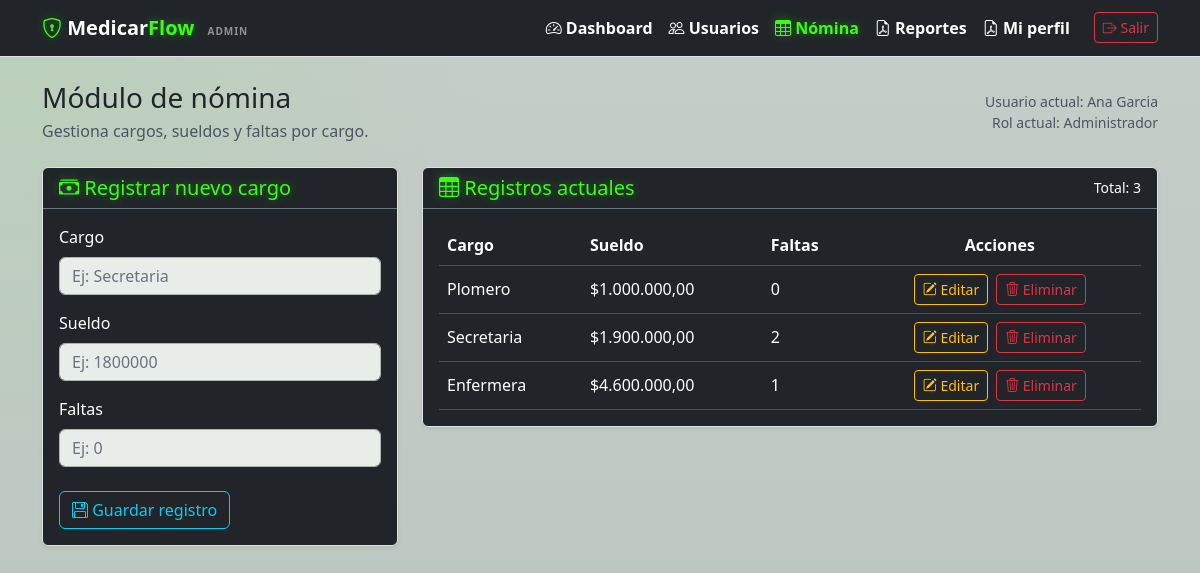
/public/nomina.php (signed in), run on the app's committed database.
### tables this page shows
CREATE TABLE `nomina_pers` (
  `id_nom` int(11) NOT NULL,
  `cargo` varchar(50) DEFAULT NULL,
  `sueldo` decimal(10,2) DEFAULT NULL,
  `faltas` int(11) DEFAULT NULL
);

### app/controllers/NominaController.php (called while the page is built, shortened)
<?php
require_once __DIR__ . '/../models/Nomina.php';
class NominaController
{
    private function getViewPath()
    {
        return (int) $_SESSION['rol'] === 1
            ? __DIR__ . '/../views/admin/nomina.php'
            : __DIR__ . '/../views/oper/nomina.php';
    }
    public function index()
    {
        $nominas = Nomina::all();
        include $this->getViewPath();
    }
}

### app/models/Nomina.php (called while the page is built, shortened)
<?php
require_once __DIR__ . '/../../config/db.php';
class Nomina
{
    public static function all()
    {
        global $pdo;
        $stmt = $pdo->query("
            SELECT id_nom, cargo, sueldo, faltas
            FROM nomina_pers
            ORDER BY id_nom DESC
        ");
        return $stmt->fetchAll(PDO::FETCH_ASSOC);
    }
}

### app/views/components/nomina.php (the view, shortened to what this page needs)
<?php
$usuarioEsAdmin = (int) ($_SESSION['rol'] ?? 0) === 1;
$registroEnEdicion = isset($editingNomina) && is_array($editingNomina);
$accionFormulario = $registroEnEdicion
    ? '/medicarflow/public/nomina.php?action=update'
    : '/medicarflow/public/nomina.php?action=store';
$tituloFormulario = $registroEnEdicion ? 'Editar registro de nómina' : 'Registrar nuevo cargo';
$textoBotonGuardar = $registroEnEdicion ? 'Actualizar registro' : 'Guardar registro';
?>
<main class="container py-4">
    <div class="d-flex flex-column flex-lg-row justify-content-between align-items-lg-center gap-3 mb-4">
        <div>
            <h1 class="h3 mb-1 text-dark">Módulo de nómina</h1>
            <p class="text-soft-dark mb-0">
                Gestiona cargos, sueldos y faltas por cargo.
            </p>
        </div>
        <div class="text-lg-end text-soft-dark small">
            <div>Usuario actual: <?= htmlspecialchars($_SESSION['nombre'] ?? 'Usuario', ENT_QUOTES, 'UTF-8') ?></div>
            <div>Rol actual: <?= $usuarioEsAdmin ? 'Administrador' : 'Operativo' ?></div>
        </div>
    </div>
    <div class="row g-4">
        <div class="col-12 col-xl-4">
            <div class="card bg-dark text-white border border-neon shadow-sm h-100">
                <div class="card-header border-bottom border-secondary">
                    <h2 class="h5 mb-0 text-neon">
                        <i class="bi bi-cash-stack text-neon"></i>
                        <?= $tituloFormulario ?>
                    </h2>
                </div>
                <div class="card-body">
                    <form action="<?= $accionFormulario ?>" method="POST" novalidate data-nomina-form>
                        <div class="mb-3">
                            <label for="cargo" class="form-label">Cargo</label>
                            <input
                                type="text"
                                id="cargo"
                                name="cargo"
                                class="form-control"
                                maxlength="50"
                                value="<?= htmlspecialchars($registroEnEdicion ? $editingNomina['cargo'] : '', ENT_QUOTES, 'UTF-8') ?>"
                                placeholder="Ej: Secretaria"
                                required
                            >
                        </div>
                        <div class="mb-3">
                            <label for="sueldo" class="form-label">Sueldo</label>
                            <input
                                type="number"
                                id="sueldo"
                                name="sueldo"
                                class="form-control"
                                min="0"
                                step="0.01"
                                value="<?= htmlspecialchars($registroEnEdicion ? (string) $editingNomina['sueldo'] : '', ENT_QUOTES, 'UTF-8') ?>"
                                placeholder="Ej: 1800000"
                                required
                            >
                        </div>
                        <div class="mb-4">
                            <label for="faltas" class="form-label">Faltas</label>
                            <input
                                type="number"
                                id="faltas"
                                name="faltas"
                                class="form-control"
                                min="0"
                                step="1"
                                value="<?= htmlspecialchars($registroEnEdicion ? (string) $editingNomina['faltas'] : '', ENT_QUOTES, 'UTF-8') ?>"
                                placeholder="Ej: 0"
                                required
                            >
                        </div>
                        <div class="d-flex gap-2 flex-wrap">
                            <button type="submit" class="btn btn-outline-info">
                                <i class="bi bi-floppy"></i>
                                <?= $textoBotonGuardar ?>
                            </button>
                        </div>
                    </form>
                </div>
            </div>
        </div>
        <div class="col-12 col-xl-8">
            <div class="card bg-dark text-white border border-neon shadow-sm">
                <div class="card-header border-bottom border-secondary d-flex justify-content-between align-items-center flex-wrap gap-2">
                    <h2 class="h5 mb-0 text-neon">
                        <i class="bi bi-table text-neon"></i>
                        Registros actuales
                    </h2>
                    <span class="text-white small">
                        Total: <?= count($nominas) ?>
                    </span>
                </div>
                <div class="card-body">
                    <div class="table-responsive">
                        <table class="table table-dark table-hover align-middle mb-0">
                            <thead>
                                <tr>
                                    <th>Cargo</th>
                                    <th>Sueldo</th>
                                    <th>Faltas</th>
                                    <th class="text-center">Acciones</th>
                                </tr>
                            </thead>
                            <tbody>
                                <?php if (empty($nominas)): ?>
                                    <tr>
                                        <td colspan="4" class="text-center text-white-50 py-4">
                                            No hay registros de nómina disponibles.
                                        </td>
                                    </tr>
                                <?php else: ?>
                                    <?php foreach ($nominas as $registroNomina): ?>
                                        <tr>
                                            <td><?= htmlspecialchars($registroNomina['cargo'], ENT_QUOTES, 'UTF-8') ?></td>
                                            <td>$<?= number_format((float) $registroNomina['sueldo'], 2, ',', '.') ?></td>
                                            <td><?= (int) $registroNomina['faltas'] ?></td>
                                            <td class="text-center">
                                                <div class="d-flex justify-content-center gap-2 flex-wrap">
                                                    <a href="/medicarflow/public/nomina.php?edit=<?= (int) $registroNomina['id_nom'] ?>" class="btn btn-sm btn-outline-warning">
                                                        <i class="bi bi-pencil-square"></i>
                                                        Editar
                                                    </a>
                                                    <?php if ($usuarioEsAdmin): ?>
                                                        <form action="/medicarflow/public/nomina.php?action=delete" method="POST" class="m-0" data-delete-form>
                                                            <button type="submit" class="btn btn-sm btn-outline-danger">
                                                                <i class="bi bi-trash3"></i>
                                                                Eliminar
                                                            </button>
                                                        </form>
                                                    <?php endif; ?>
                                                </div>
                                            </td>
                                        </tr>
                                    <?php endforeach; ?>
                                <?php endif; ?>
                            </tbody>
                        </table>
                    </div>
                </div>
            </div>
        </div>
    </div>
</main>

### public/assets/css/globals/base.css (style rules this page uses)
:root { --neon-green: #39FF14; --dark-blue: #062b4f; --neon-shadow: 0 0 10px rgba(57, 255, 20, 0.4); }
.text-neon { color: var(--neon-green) !important; text-shadow: var(--neon-shadow); }
.text-soft-dark { color: #4b5563 !important; }
body { background: radial-gradient(circle at top left, rgba(57, 255, 20, 0.08), transparent 35%), linear-gradient(180deg, #c5cdc8 0%, #bcc6c0 100%); min-height: 100vh; }
.form-control, .form-select { background-color: #e8edea; border-color: #aab5ae; color: #1f2937; }
.form-control::placeholder { color: #6b7280; opacity: 1; }

### data on the page
nomina_pers: cargo "Plomero", sueldo "1.000.000,00", faltas "0"
nomina_pers: cargo "Secretaria", sueldo "1.900.000,00", faltas "2"
nomina_pers: cargo "Enfermera", sueldo "4.600.000,00", faltas "1"

### other printed values
$_SESSION['nombre'] "Ana Garcia"
$tituloFormulario "Registrar nuevo cargo"
$textoBotonGuardar "Guardar registro"
count($nominas) "3"
